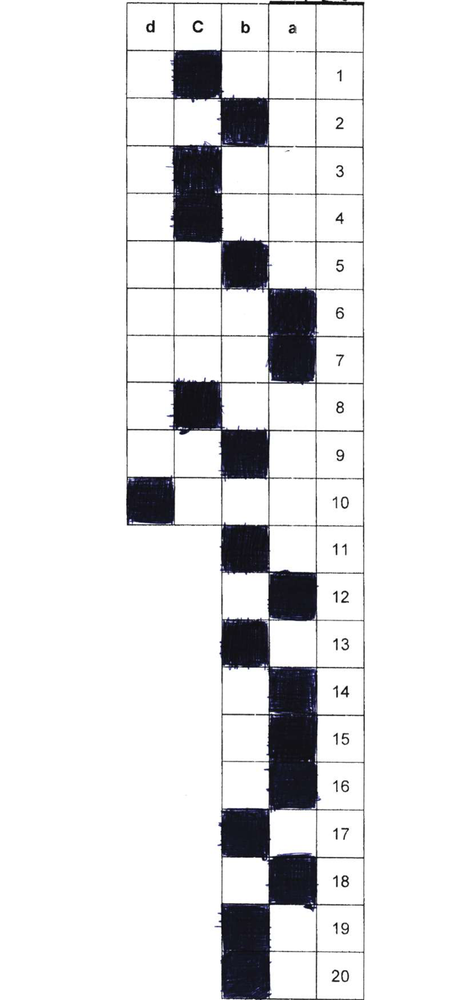
#> input picture images-test/teste1.png, 466 x 1000 px, shrunk from 820 x 1758 before the run, found by its file name
$ jupyter execute correcao_prova.ipynb   (shell and % lines are left out)
#> lines starting #> are read from the running program, lines starting #| are printed output that depends on the picture; after the words box and inside, x2 and y2 are one past the last pixel; in counts of white or black regions, pixels touching at a corner belong together
[cell 1]
from google.colab import drive
drive.mount('/gdrive')
%cd /gdrive

[cell 2]
import cv2

[cell 3]
def abrir_imagem(img_caminho):
    """
        img_caminho: caminho completo para a imagem
    """
    imagem = cv2.imread(img_caminho, cv2.IMREAD_GRAYSCALE)
#> imagem: shape (1000, 466); min 0, max 255, mean 228.1

    if imagem is None:
        raise NameError("O OpenCV não conseguiu abrir sua imagem. Verique o caminho.")

    return imagem

[cell 4]
caminho_absoluto = lambda img_nome:"My Drive/Curso-OMR/images-test/"+img_nome
nome_imagem = "teste1.png"
imagem = abrir_imagem(caminho_absoluto(nome_imagem))

[cell 5]
_, imagem_binaria = cv2.threshold(imagem, 0, 255, cv2.THRESH_BINARY+cv2.THRESH_OTSU)
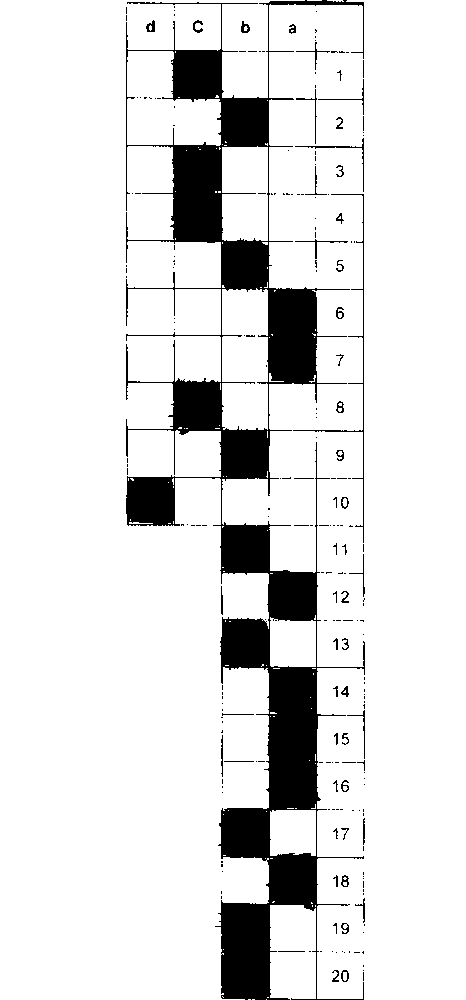
#> imagem_binaria: shape (1000, 466); 88.3% white; 226 black regions (179 under 20 px), largest, box (x1, y1, x2, y2) and area: (126, 0, 365, 1000) 50810, (293, 194, 364, 543) 555, (295, 138, 364, 192) 176

[cell 6]
from google.colab.patches import cv2_imshow

cv2_imshow(imagem_binaria)

[cell 7]
img_canny = cv2.Canny(imagem_binaria, 100, 200)
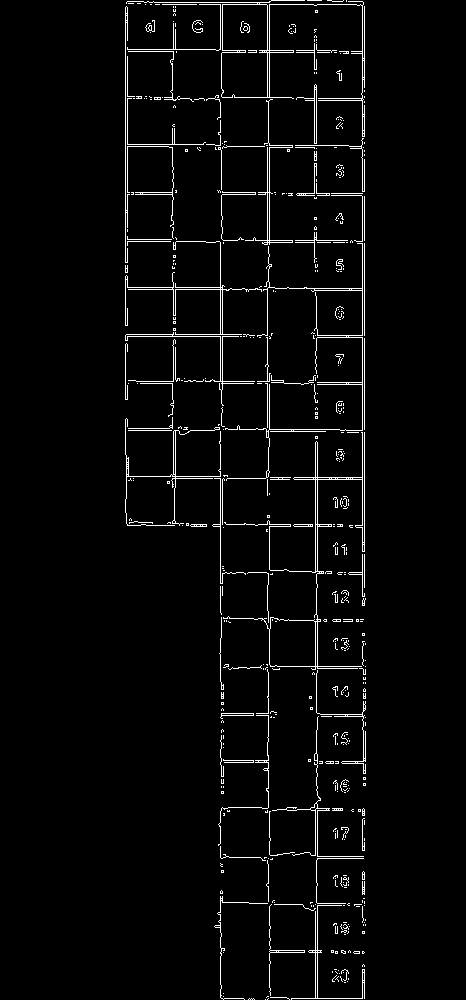
#> img_canny: shape (1000, 466); 3.1% white in thin lines or dots, all inside (x1, y1, x2, y2) = (125, 0, 366, 1000)
cv2_imshow(img_canny)

[cell 8]
kernel_rect = cv2.getStructuringElement(cv2.MORPH_RECT, (1,3))
operacao_dilatar = cv2.morphologyEx(img_canny, cv2.MORPH_DILATE, kernel_rect, iterations=3)
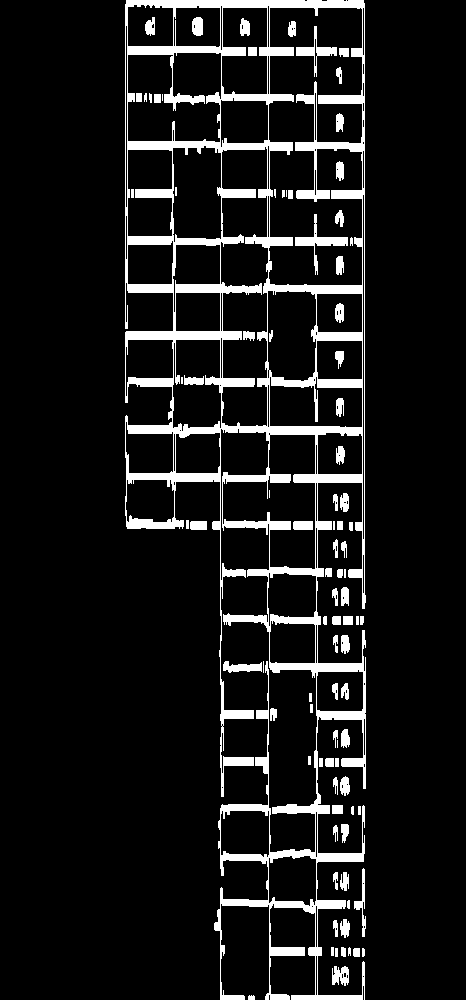
#> operacao_dilatar: shape (1000, 466); 9.4% white; 92 white regions (10 under 20 px), largest, box (x1, y1, x2, y2) and area: (125, 0, 366, 1000) 36232, (295, 214, 348, 275) 602, (296, 26, 337, 77) 454

cv2_imshow(operacao_dilatar)

#print(kernel_rect)

[cell 9]
kernel_vertical = cv2.getStructuringElement(cv2.MORPH_RECT, (3,1))
operacao_vertical = cv2.morphologyEx(img_canny, cv2.MORPH_DILATE, kernel_vertical, iterations=3)
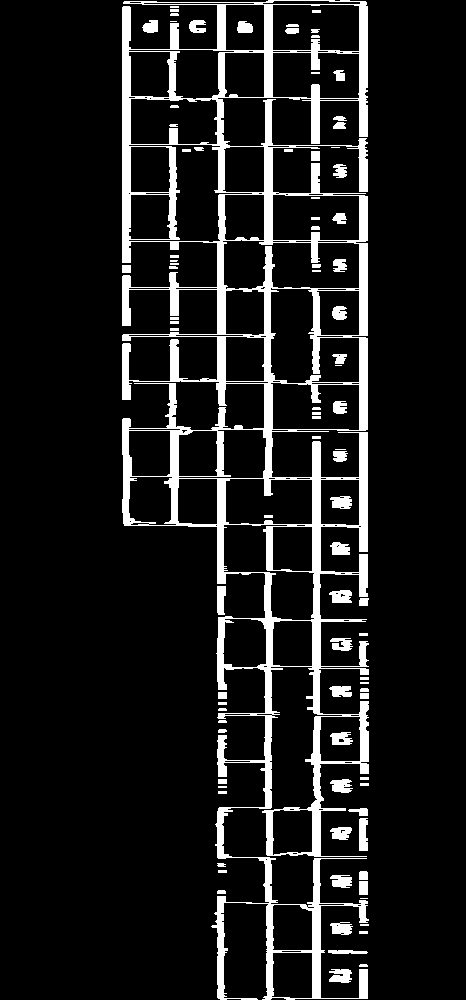
#> operacao_vertical: shape (1000, 466); 10.5% white; 91 white regions (14 under 20 px), largest, box (x1, y1, x2, y2) and area: (122, 0, 369, 1000) 42214, (359, 818, 368, 851) 266, (329, 969, 352, 983) 249
cv2_imshow(operacao_vertical)

[cell 10]
kernel_cross = cv2.getStructuringElement(cv2.MORPH_CROSS, (3,3))
operacao_cross = cv2.morphologyEx(img_canny, cv2.MORPH_DILATE, kernel_cross)
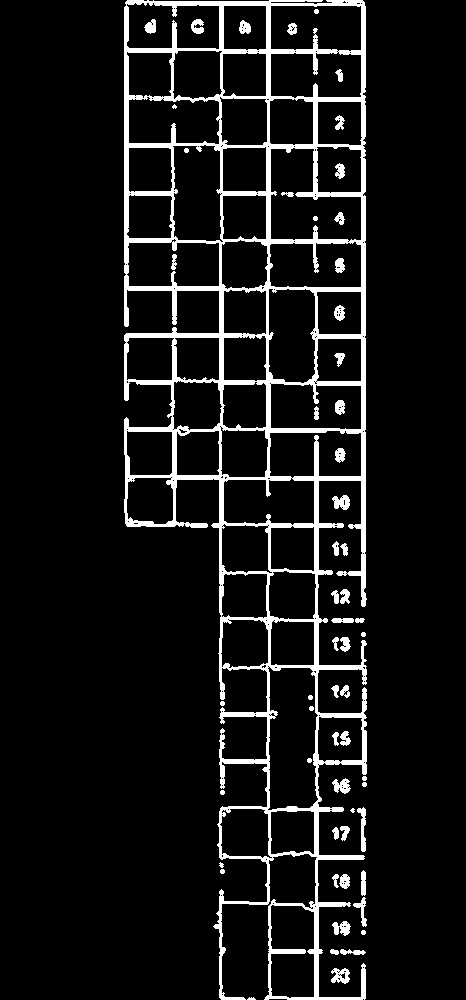
#> operacao_cross: shape (1000, 466); 8.2% white; 59 white regions (4 under 20 px), largest, box (x1, y1, x2, y2) and area: (124, 0, 367, 1000) 33967, (357, 807, 366, 852) 203, (331, 968, 350, 984) 195
cv2_imshow(operacao_cross)

[cell 11]
kernel_rect = cv2.getStructuringElement(cv2.MORPH_RECT, (5,5))
operacao_close = cv2.morphologyEx(operacao_cross, cv2.MORPH_CLOSE, kernel_rect,iterations=3)
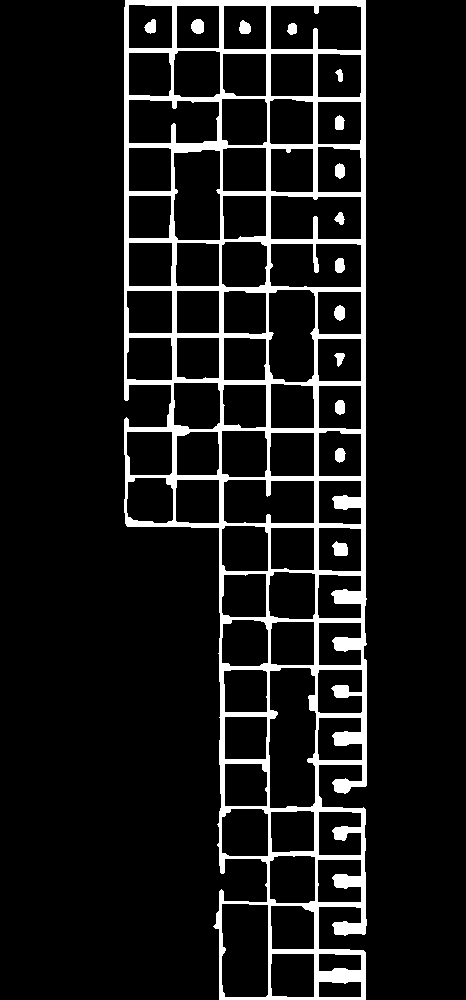
#> operacao_close: shape (1000, 466); 9.6% white; 15 white regions, largest, box (x1, y1, x2, y2) and area: (124, 0, 367, 1000) 42948, (332, 541, 348, 556) 185, (191, 19, 204, 34) 161
cv2_imshow(operacao_close)

[cell 12]
import numpy as np

l_linhas = cv2.HoughLines(operacao_close, 1, np.pi/180, 80)

l_linhas

[cell 13]
import math

def polar_para_cartesiano(raio, theta):

    seno = math.sin(theta)
    cosseno = math.cos(theta)

    x = raio*cosseno
    y = raio*seno

    return (x,y)

[cell 14]
def criar_linha(ponto, theta):

    seno = math.sin(theta)
    cosseno = math.cos(theta)

    x1 = int(ponto[0] + 1000*(-seno))
    x2 = int(ponto[0] - 1000*(-seno))

    y1 = int(ponto[1] + 1000*(cosseno))
    y2 = int(ponto[1] - 1000*(cosseno))

    return (x1,y1,x2,y2)

[cell 15]
def desenhar_linha(img, raio, theta):
    ponto = polar_para_cartesiano(raio, theta)
    x1,y1,x2,y2 = criar_linha(ponto, theta)
    imagem_desenhada = cv2.line(img, (x1,y1),(x2,y2), (0,255,0))
    return imagem_desenhada

[cell 16]
img_copia = imagem.copy()
img_copia = cv2.cvtColor(img_copia, cv2.COLOR_GRAY2BGR)
for linha in l_linhas:
    for raio, theta in linha:
        img_copia = desenhar_linha(img_copia, raio,theta)
#> this loop made 3394 passes
#> linha on passes 7 to 9: [[366, 0.0175]], [[-210, 3.12]], [[-310, 3.12]]
#> pass 2, in desenhar_linha (call 2), `imagem_desenhada = cv2.line(img, (x1,y1),(x2,y2), (0,255,0))`:
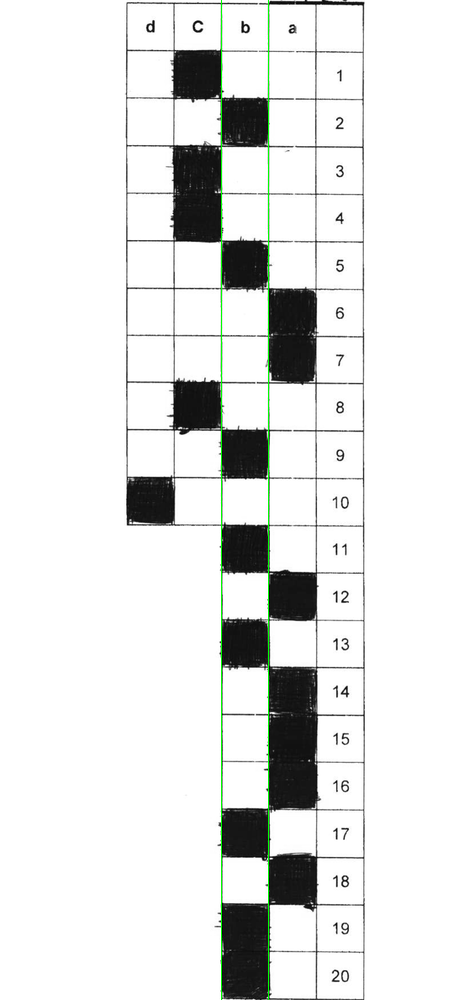
#> imagem_desenhada: shape (1000, 466, 3); mean B, G, R 227.7, 228.8, 227.7
#> pass 3, in desenhar_linha (call 3), `imagem_desenhada = cv2.line(img, (x1,y1),(x2,y2), (0,255,0))`:
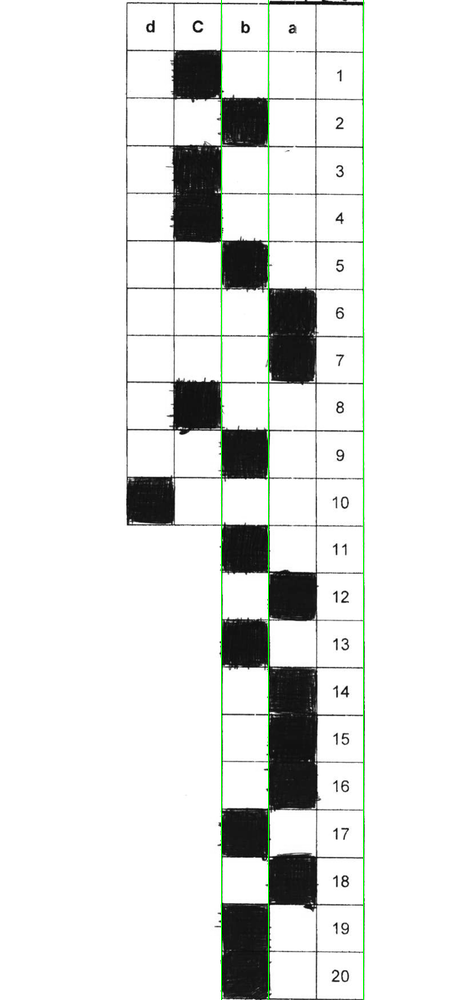
#> imagem_desenhada: shape (1000, 466, 3); 0.21% of pixels changed, all inside (x1, y1, x2, y2) = (363, 0, 364, 1000)
#> after the loop:
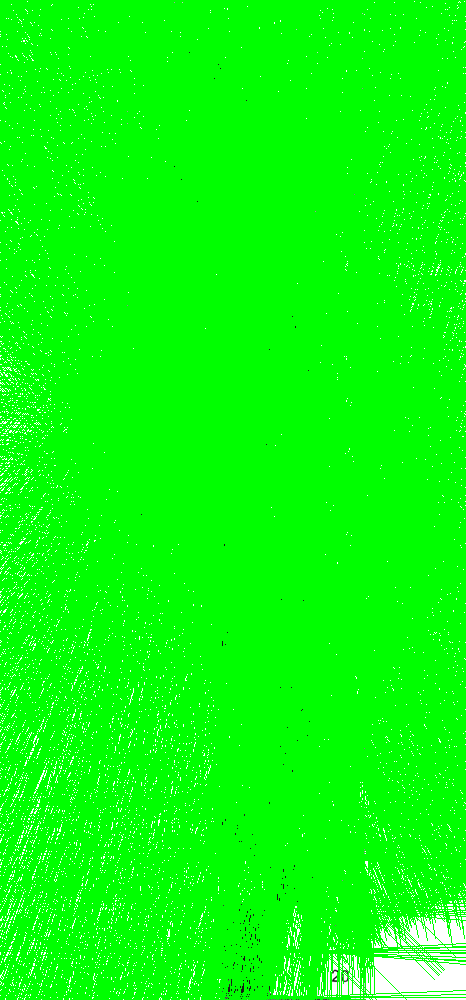
#> img_copia: shape (1000, 466, 3); mean B, G, R 8.9, 254.8, 8.9
cv2_imshow(img_copia)

$ run again, with images-test/teste0.png copied over images-test/teste1.png
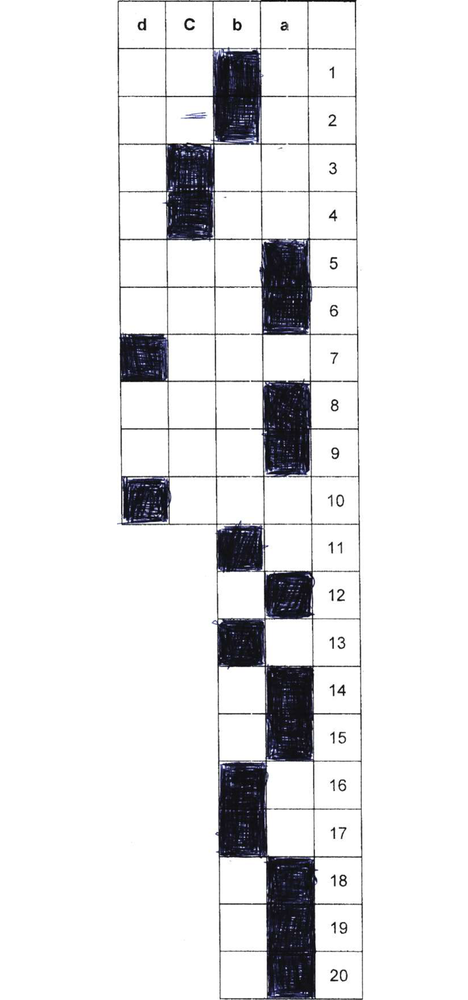
#> input picture images-test/teste0.png, 468 x 1000 px, shrunk from 820 x 1752 before the run, found by its file name
#> imagem_binaria: shape (1000, 468); 88.6% white; 187 black regions (141 under 20 px), largest, box (x1, y1, x2, y2) and area: (212, 519, 363, 1000) 24526, (118, 0, 356, 525) 16275, (251, 207, 357, 522) 9556
#> img_canny: shape (1000, 468); 3.4% white in thin lines or dots, all inside (x1, y1, x2, y2) = (117, 0, 364, 1000)
#> operacao_dilatar: shape (1000, 468); 10% white; 148 white regions (18 under 20 px), largest, box (x1, y1, x2, y2) and area: (117, 0, 364, 1000) 38527, (184, 108, 206, 123) 226, (183, 14, 195, 33) 188
#> operacao_vertical: shape (1000, 468); 11.7% white; 137 white regions (17 under 20 px), largest, box (x1, y1, x2, y2) and area: (114, 0, 366, 1000) 43645, (297, 871, 367, 999) 2070, (139, 481, 174, 518) 446
#> operacao_cross: shape (1000, 468); 9.1% white; 107 white regions (12 under 20 px), largest, box (x1, y1, x2, y2) and area: (116, 0, 365, 1000) 37367, (329, 967, 349, 983) 235, (326, 493, 346, 508) 180
#> `operacao_close = cv2.morphologyEx(operacao_cross, cv2.MORPH_CLOSE, ker..`:
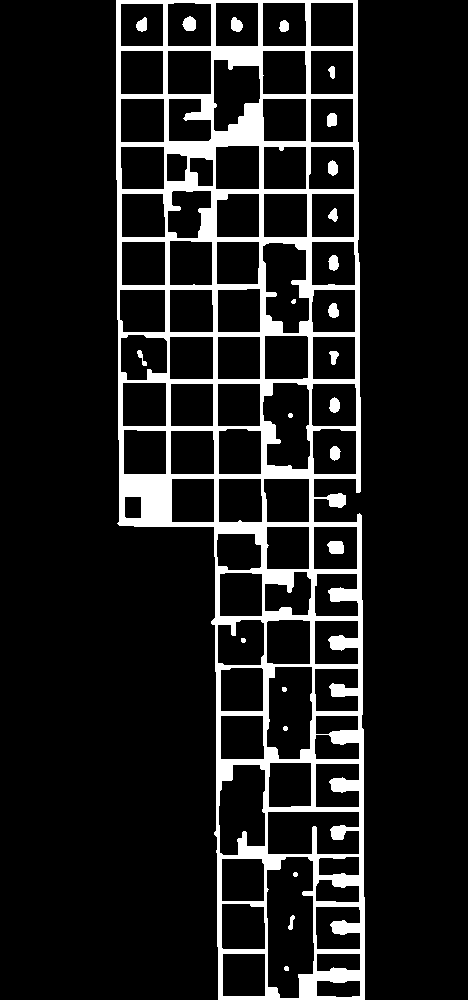
#> operacao_close: shape (1000, 468); 11.7% white; 24 white regions, largest, box (x1, y1, x2, y2) and area: (116, 0, 365, 1000) 52687, (327, 541, 344, 554) 191, (182, 16, 196, 31) 161
#> the loop `for linha in l_linhas:` made 5430 passes
#> linha on passes 7 to 9: [[-255, 3.12]], [[-303, 3.12]], [[-205, 3.12]]
#> after the loop `for linha in l_linhas:`:
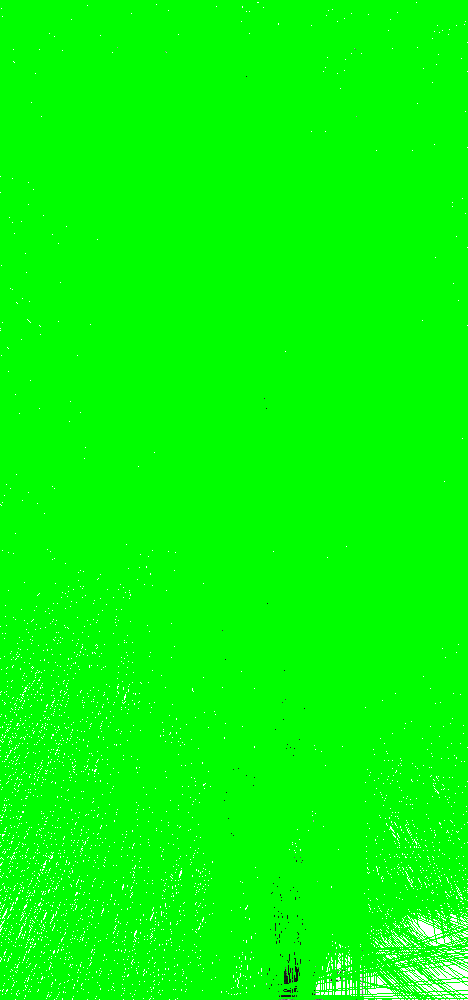
#> img_copia: shape (1000, 468, 3); mean B, G, R 4.2, 254.8, 4.2

$ run again, with images-test/teste2.png copied over images-test/teste1.png
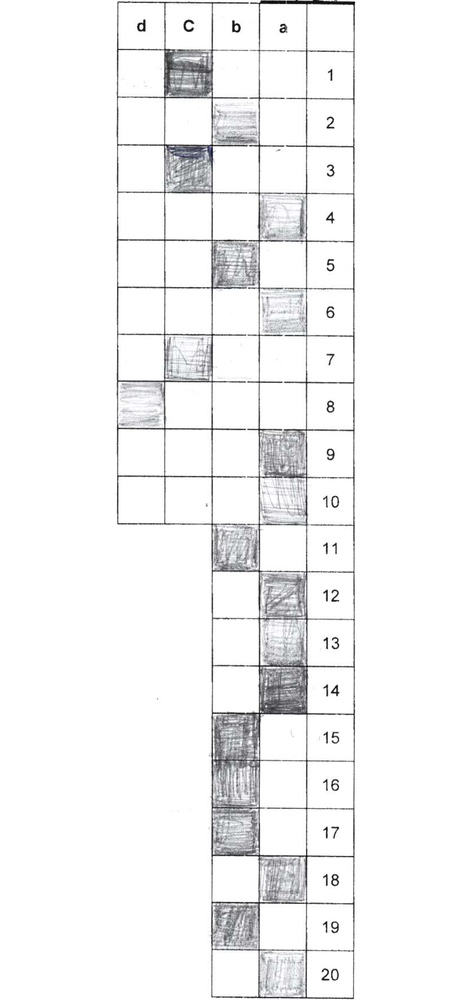
#> input picture images-test/teste2.png, 466 x 1000 px, shrunk from 820 x 1759 before the run, found by its file name
#> imagem_binaria: shape (1000, 466); 91.7% white; 329 black regions (285 under 20 px), largest, box (x1, y1, x2, y2) and area: (116, 0, 355, 999) 35750, (265, 959, 272, 995) 95, (137, 19, 146, 32) 75
#> img_canny: shape (1000, 466); 4.5% white in thin lines or dots, all inside (x1, y1, x2, y2) = (115, 0, 356, 999)
#> operacao_dilatar: shape (1000, 466); 14% white; 91 white regions (27 under 20 px), largest, box (x1, y1, x2, y2) and area: (115, 0, 356, 1000) 59829, (321, 965, 339, 984) 252, (213, 330, 246, 340) 235
#> operacao_vertical: shape (1000, 466); 15.4% white; 59 white regions (24 under 20 px), largest, box (x1, y1, x2, y2) and area: (112, 0, 359, 999) 66595, (318, 968, 342, 981) 253, (320, 873, 342, 886) 236
#> operacao_cross: shape (1000, 466); 12.7% white; 63 white regions (10 under 20 px), largest, box (x1, y1, x2, y2) and area: (114, 0, 357, 1000) 54566, (169, 71, 207, 89) 334, (320, 967, 340, 982) 212
#> `operacao_close = cv2.morphologyEx(operacao_cross, cv2.MORPH_CLOSE, ker..`:
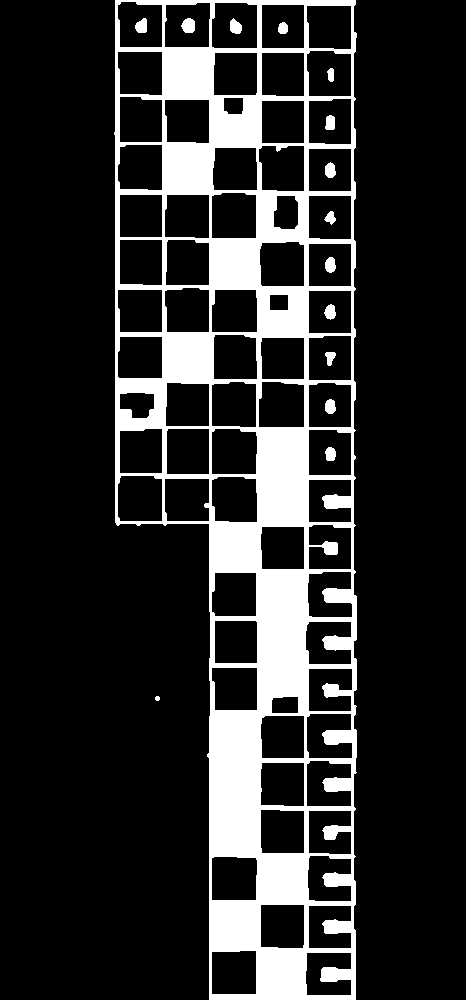
#> operacao_close: shape (1000, 466); 17% white; 15 white regions, largest, box (x1, y1, x2, y2) and area: (114, 0, 357, 1000) 77415, (181, 18, 195, 33) 168, (135, 18, 147, 33) 142
#> the loop `for linha in l_linhas:` made 8006 passes
#> linha on passes 5 to 7: [[-254, 3.12]], [[-202, 3.12]], [[310, 0.0175]]
#> after the loop `for linha in l_linhas:`:
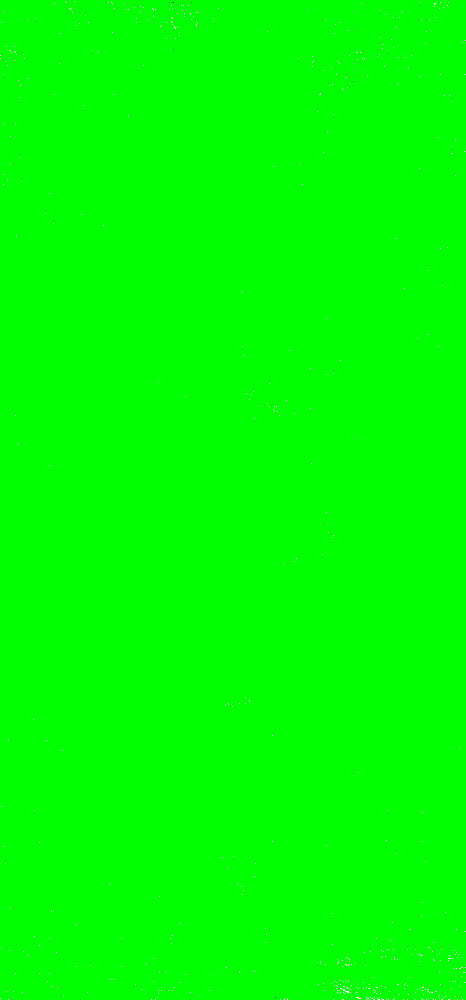
#> img_copia: shape (1000, 466, 3); mean B, G, R 0.3, 255, 0.3
